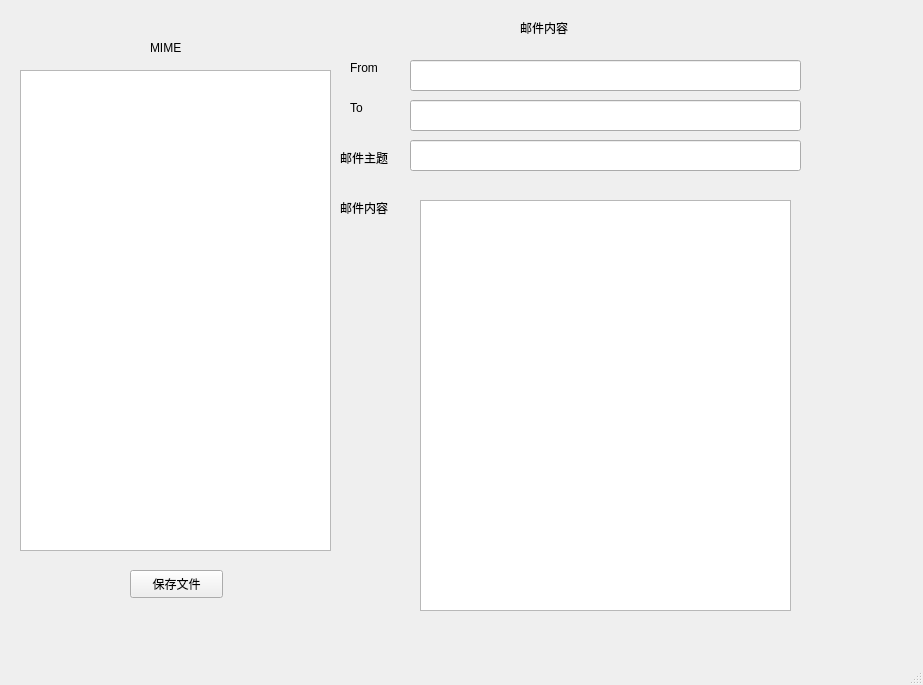
<?xml version="1.0" encoding="UTF-8"?>
<ui version="4.0">
 <class>MyMainWindow</class>
 <widget class="QMainWindow" name="MyMainWindow">
  <property name="geometry">
   <rect>
    <x>0</x>
    <y>0</y>
    <width>923</width>
    <height>685</height>
   </rect>
  </property>
  <property name="windowTitle">
   <string>MainWindow</string>
  </property>
  <widget class="QWidget" name="centralwidget">
   <widget class="QTextEdit" name="textEdit">
    <property name="geometry">
     <rect>
      <x>20</x>
      <y>70</y>
      <width>311</width>
      <height>481</height>
     </rect>
    </property>
   </widget>
   <widget class="QTextBrowser" name="textBrowser">
    <property name="geometry">
     <rect>
      <x>420</x>
      <y>200</y>
      <width>371</width>
      <height>411</height>
     </rect>
    </property>
   </widget>
   <widget class="QPushButton" name="pushButton">
    <property name="geometry">
     <rect>
      <x>130</x>
      <y>570</y>
      <width>93</width>
      <height>28</height>
     </rect>
    </property>
    <property name="text">
     <string>保存文件</string>
    </property>
   </widget>
   <widget class="QLabel" name="label">
    <property name="geometry">
     <rect>
      <x>520</x>
      <y>20</y>
      <width>72</width>
      <height>15</height>
     </rect>
    </property>
    <property name="text">
     <string>邮件内容</string>
    </property>
   </widget>
   <widget class="QLabel" name="label_2">
    <property name="geometry">
     <rect>
      <x>150</x>
      <y>40</y>
      <width>72</width>
      <height>15</height>
     </rect>
    </property>
    <property name="text">
     <string>MIME</string>
    </property>
   </widget>
   <widget class="QLineEdit" name="lineEdit">
    <property name="geometry">
     <rect>
      <x>410</x>
      <y>100</y>
      <width>391</width>
      <height>31</height>
     </rect>
    </property>
   </widget>
   <widget class="QLineEdit" name="lineEdit_2">
    <property name="geometry">
     <rect>
      <x>410</x>
      <y>140</y>
      <width>391</width>
      <height>31</height>
     </rect>
    </property>
   </widget>
   <widget class="QLabel" name="label_3">
    <property name="geometry">
     <rect>
      <x>350</x>
      <y>60</y>
      <width>51</width>
      <height>16</height>
     </rect>
    </property>
    <property name="text">
     <string>From</string>
    </property>
   </widget>
   <widget class="QLabel" name="label_4">
    <property name="geometry">
     <rect>
      <x>350</x>
      <y>100</y>
      <width>51</width>
      <height>16</height>
     </rect>
    </property>
    <property name="text">
     <string>To</string>
    </property>
   </widget>
   <widget class="QLabel" name="label_5">
    <property name="geometry">
     <rect>
      <x>340</x>
      <y>150</y>
      <width>72</width>
      <height>15</height>
     </rect>
    </property>
    <property name="text">
     <string>邮件主题</string>
    </property>
   </widget>
   <widget class="QLabel" name="label_6">
    <property name="geometry">
     <rect>
      <x>340</x>
      <y>200</y>
      <width>72</width>
      <height>15</height>
     </rect>
    </property>
    <property name="text">
     <string>邮件内容</string>
    </property>
   </widget>
   <widget class="QLineEdit" name="lineEdit_3">
    <property name="geometry">
     <rect>
      <x>410</x>
      <y>60</y>
      <width>391</width>
      <height>31</height>
     </rect>
    </property>
   </widget>
  </widget>
  <widget class="QMenuBar" name="menubar">
   <property name="geometry">
    <rect>
     <x>0</x>
     <y>0</y>
     <width>923</width>
     <height>26</height>
    </rect>
   </property>
  </widget>
  <widget class="QStatusBar" name="statusbar"/>
 </widget>
 <resources/>
 <connections/>
</ui>
